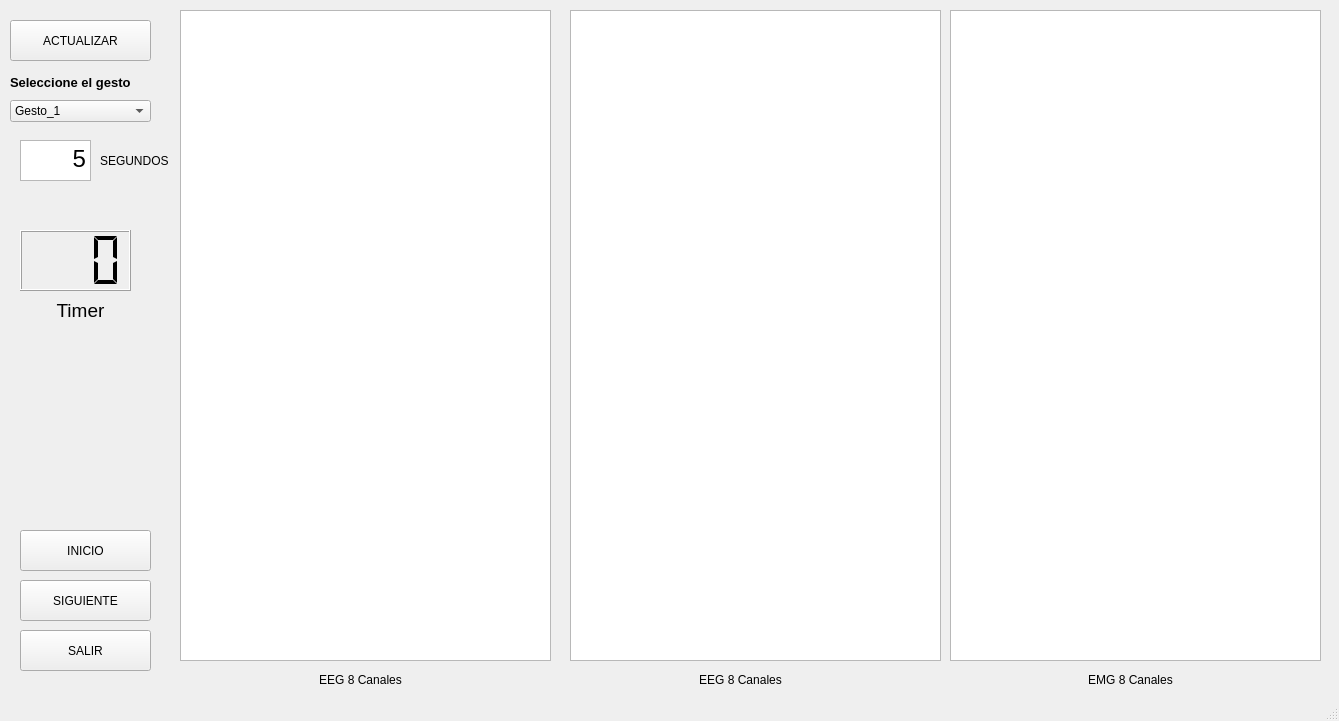
<?xml version="1.0" encoding="UTF-8"?>
<ui version="4.0">
 <class>MainWindow</class>
 <widget class="QMainWindow" name="MainWindow">
  <property name="geometry">
   <rect>
    <x>0</x>
    <y>0</y>
    <width>1339</width>
    <height>721</height>
   </rect>
  </property>
  <property name="windowTitle">
   <string>MainWindow</string>
  </property>
  <widget class="QWidget" name="centralwidget">
   <widget class="PlotWidget" name="graphicsView">
    <property name="geometry">
     <rect>
      <x>180</x>
      <y>10</y>
      <width>371</width>
      <height>651</height>
     </rect>
    </property>
   </widget>
   <widget class="QPushButton" name="pushButton">
    <property name="geometry">
     <rect>
      <x>20</x>
      <y>630</y>
      <width>131</width>
      <height>41</height>
     </rect>
    </property>
    <property name="text">
     <string>SALIR</string>
    </property>
   </widget>
   <widget class="QPushButton" name="pushButton_2">
    <property name="geometry">
     <rect>
      <x>20</x>
      <y>530</y>
      <width>131</width>
      <height>41</height>
     </rect>
    </property>
    <property name="text">
     <string>INICIO</string>
    </property>
   </widget>
   <widget class="QPushButton" name="pushButton_3">
    <property name="geometry">
     <rect>
      <x>10</x>
      <y>20</y>
      <width>141</width>
      <height>41</height>
     </rect>
    </property>
    <property name="text">
     <string>ACTUALIZAR</string>
    </property>
   </widget>
   <widget class="QLCDNumber" name="lcdNumber">
    <property name="geometry">
     <rect>
      <x>20</x>
      <y>230</y>
      <width>111</width>
      <height>61</height>
     </rect>
    </property>
    <property name="smallDecimalPoint">
     <bool>true</bool>
    </property>
    <property name="digitCount">
     <number>3</number>
    </property>
    <property name="segmentStyle">
     <enum>QLCDNumber::Flat</enum>
    </property>
   </widget>
   <widget class="QLabel" name="label">
    <property name="geometry">
     <rect>
      <x>100</x>
      <y>140</y>
      <width>81</width>
      <height>41</height>
     </rect>
    </property>
    <property name="text">
     <string>SEGUNDOS</string>
    </property>
   </widget>
   <widget class="QTextEdit" name="textEdit">
    <property name="geometry">
     <rect>
      <x>20</x>
      <y>140</y>
      <width>71</width>
      <height>41</height>
     </rect>
    </property>
    <property name="html">
     <string>&lt;!DOCTYPE HTML PUBLIC &quot;-//W3C//DTD HTML 4.0//EN&quot; &quot;http://www.w3.org/TR/REC-html40/strict.dtd&quot;&gt;
&lt;html&gt;&lt;head&gt;&lt;meta name=&quot;qrichtext&quot; content=&quot;1&quot; /&gt;&lt;style type=&quot;text/css&quot;&gt;
p, li { white-space: pre-wrap; }
&lt;/style&gt;&lt;/head&gt;&lt;body style=&quot; font-family:'MS Shell Dlg 2'; font-size:8.25pt; font-weight:400; font-style:normal;&quot;&gt;
&lt;p align=&quot;right&quot; style=&quot; margin-top:0px; margin-bottom:0px; margin-left:0px; margin-right:0px; -qt-block-indent:0; text-indent:0px;&quot;&gt;&lt;span style=&quot; font-size:18pt;&quot;&gt;5&lt;/span&gt;&lt;/p&gt;&lt;/body&gt;&lt;/html&gt;</string>
    </property>
   </widget>
   <widget class="QGraphicsView" name="graphicsView_2">
    <property name="geometry">
     <rect>
      <x>570</x>
      <y>10</y>
      <width>371</width>
      <height>651</height>
     </rect>
    </property>
   </widget>
   <widget class="QGraphicsView" name="graphicsView_3">
    <property name="geometry">
     <rect>
      <x>950</x>
      <y>10</y>
      <width>371</width>
      <height>651</height>
     </rect>
    </property>
   </widget>
   <widget class="QPushButton" name="pushButton_4">
    <property name="geometry">
     <rect>
      <x>20</x>
      <y>580</y>
      <width>131</width>
      <height>41</height>
     </rect>
    </property>
    <property name="text">
     <string>SIGUIENTE</string>
    </property>
   </widget>
   <widget class="QLabel" name="label_2">
    <property name="geometry">
     <rect>
      <x>310</x>
      <y>660</y>
      <width>101</width>
      <height>41</height>
     </rect>
    </property>
    <property name="text">
     <string>&lt;html&gt;&lt;head/&gt;&lt;body&gt;&lt;p align=&quot;center&quot;&gt;EEG 8 Canales&lt;/p&gt;&lt;/body&gt;&lt;/html&gt;</string>
    </property>
   </widget>
   <widget class="QLabel" name="label_3">
    <property name="geometry">
     <rect>
      <x>690</x>
      <y>660</y>
      <width>101</width>
      <height>41</height>
     </rect>
    </property>
    <property name="text">
     <string>&lt;html&gt;&lt;head/&gt;&lt;body&gt;&lt;p align=&quot;center&quot;&gt;EEG 8 Canales&lt;/p&gt;&lt;/body&gt;&lt;/html&gt;</string>
    </property>
   </widget>
   <widget class="QLabel" name="label_4">
    <property name="geometry">
     <rect>
      <x>1080</x>
      <y>660</y>
      <width>101</width>
      <height>41</height>
     </rect>
    </property>
    <property name="text">
     <string>&lt;html&gt;&lt;head/&gt;&lt;body&gt;&lt;p align=&quot;center&quot;&gt;EMG 8 Canales&lt;/p&gt;&lt;/body&gt;&lt;/html&gt;</string>
    </property>
   </widget>
   <widget class="QLabel" name="label_5">
    <property name="geometry">
     <rect>
      <x>10</x>
      <y>360</y>
      <width>131</width>
      <height>151</height>
     </rect>
    </property>
    <property name="text">
     <string>&lt;html&gt;&lt;head/&gt;&lt;body&gt;&lt;p&gt;&lt;img src=&quot;:/cct/manos.gif&quot;/&gt;&lt;/p&gt;&lt;/body&gt;&lt;/html&gt;</string>
    </property>
   </widget>
   <widget class="QLabel" name="label_6">
    <property name="geometry">
     <rect>
      <x>40</x>
      <y>290</y>
      <width>81</width>
      <height>41</height>
     </rect>
    </property>
    <property name="text">
     <string>&lt;html&gt;&lt;head/&gt;&lt;body&gt;&lt;p align=&quot;center&quot;&gt;&lt;span style=&quot; font-size:14pt;&quot;&gt;Timer&lt;/span&gt;&lt;/p&gt;&lt;/body&gt;&lt;/html&gt;</string>
    </property>
   </widget>
   <widget class="QComboBox" name="comboBox">
    <property name="geometry">
     <rect>
      <x>10</x>
      <y>100</y>
      <width>141</width>
      <height>22</height>
     </rect>
    </property>
    <item>
     <property name="text">
      <string>Gesto_1</string>
     </property>
    </item>
    <item>
     <property name="text">
      <string>Gesto_2</string>
     </property>
    </item>
    <item>
     <property name="text">
      <string>Gesto_3</string>
     </property>
    </item>
    <item>
     <property name="text">
      <string>Gesto_4</string>
     </property>
    </item>
    <item>
     <property name="text">
      <string>Gesto_5</string>
     </property>
    </item>
   </widget>
   <widget class="QLabel" name="label_7">
    <property name="geometry">
     <rect>
      <x>10</x>
      <y>73</y>
      <width>141</width>
      <height>20</height>
     </rect>
    </property>
    <property name="text">
     <string>&lt;html&gt;&lt;head/&gt;&lt;body&gt;&lt;p&gt;&lt;span style=&quot; font-size:10pt; font-weight:600;&quot;&gt;Seleccione el gesto &lt;/span&gt;&lt;/p&gt;&lt;/body&gt;&lt;/html&gt;</string>
    </property>
   </widget>
  </widget>
  <widget class="QStatusBar" name="statusbar"/>
 </widget>
 <customwidgets>
  <customwidget>
   <class>PlotWidget</class>
   <extends>QGraphicsView</extends>
   <header>pyqtgraph</header>
  </customwidget>
 </customwidgets>
 <resources/>
 <connections/>
</ui>
